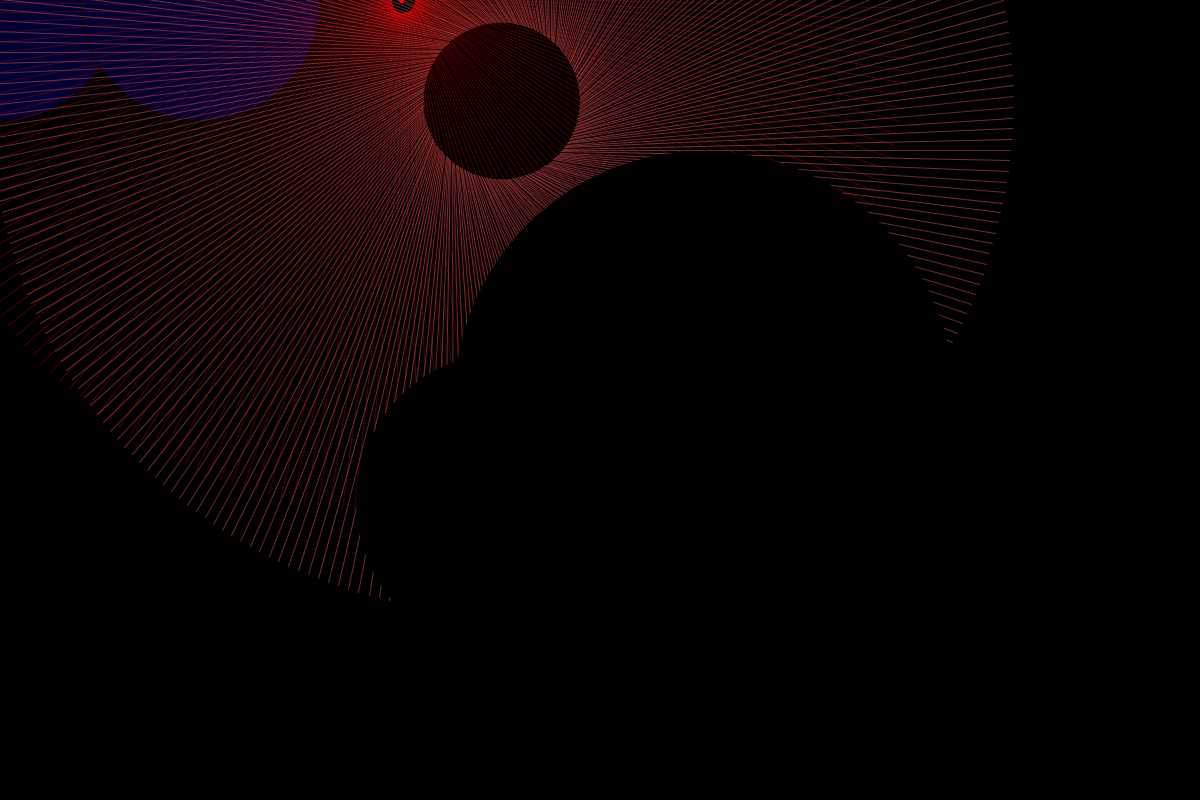
Frame 1 (no input)
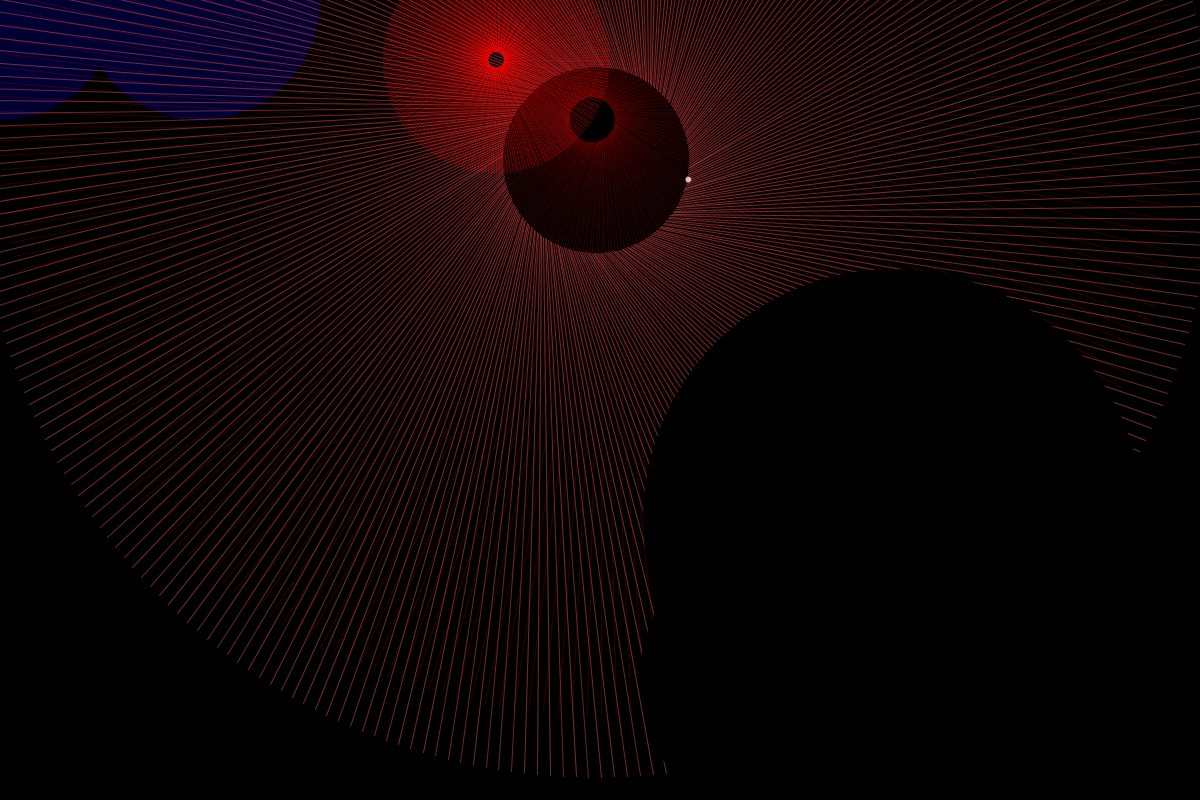
Frame 60 (the mouse pressed at the canvas centre just before this capture)
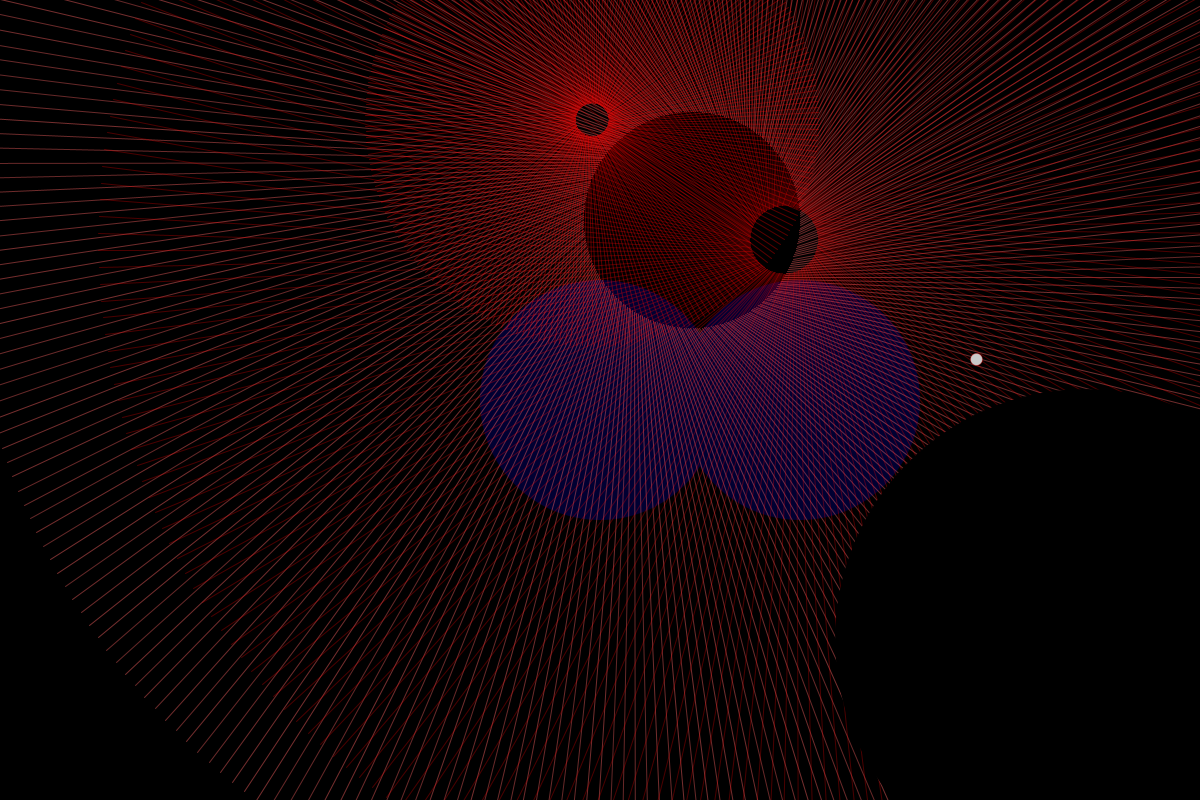
Frame 120 (the mouse held since frame 60 and released just before this capture)

The Processing sketch that drew these frames (run headless with seeded random() and noise(); from frame 60 on, the mouse is pressed at the canvas centre):

// Processing sketch: processing_5691
// ── processing_5691.pde

float xpos =0;
float ypos = 0;
float xpos2 = 100;
float ypos2 = 500;
float xpos3 = 500;
float ypos3 = 100;
int xpos4 = 300;
int ypos4 = 400;
float xspeed = 1.6;
float yspeed = 1;
float xdirection = 1;
float ydirection = 1;


void setup(){
size(1200,800);
//background(100);
smooth();


}
void draw(){

float taille = xpos/16;
float taille2 = xpos2/12;
float taille3 = xpos3/9;
//float itaille = taille-noise(1000);  
background(0);


  //%%%%%%%%%%%%%%%%%%%%%%%%%%%%%% bon %%%%%%%%%%%%%%%%%%
    xpos = xpos + ( xspeed * xdirection );
    ypos = ypos + ( yspeed * ydirection );
    if (xpos > width-taille/2 || xpos < taille/2) {
      xdirection *= -1;
    }
    if (ypos > height-taille/2 || ypos < taille/2) {
      ydirection *= -1;
    }
  //%%%%%%%%%%%%%%%%%%%%%%%%%%%%%%%%%%%%%%%%%%%%%%%%%%%%%
    //%%%%%%%%%%%%%%%%%%%%%%%%%%%%%% bon %%%%%%%%%%%%%%%%%%
    xpos2 = xpos2 + ( xspeed * xdirection );
    ypos2 = ypos2 + ( yspeed * ydirection );
    if (xpos2 > width-taille2/2 || xpos2 < taille2/2) {
      xdirection *= -1;
    }
    if (ypos2 > height-taille2/2 || ypos2 < taille2/2) {
      ydirection *= -1;
    }
  //%%%%%%%%%%%%%%%%%%%%%%%%%%%%%%%%%%%%%%%%%%%%%%%%%%%%%
      //%%%%%%%%%%%%%%%%%%%%%%%%%%%%%% bon %%%%%%%%%%%%%%%%%%
    xpos3 = xpos3 + ( xspeed * xdirection );
    ypos3 = ypos3 + ( yspeed * ydirection );
    if (xpos3 > width-taille3/2 || xpos3 < taille3/2) {
      xdirection *= -1;
    }
    if (ypos3 > height-taille3/2 || ypos3 < taille3/2) {
      ydirection *= -1;
    }
  //%%%%%%%%%%%%%%%%%%%%%%%%%%%%%%%%%%%%%%%%%%%%%%%%%%%%%
fill(0,0,50);
noCursor();
ellipse(mouseX, mouseY, 240, 240);
ellipse(mouseX+200, mouseY, 240, 240);
pushMatrix();
      translate(xpos3, ypos3);
      for (int i = 0; i < 300; i++){
        rotate(PI*0.006669);
        stroke(255,100,100,random(100,120));
        line(xpos3, ypos3, taille3,taille3);}
      
      
stroke(255,0,0, random(80,120));
translate(-100, -100);
for(float i = 0; i < 256; i++){
  rotate(PI*0.00781);
  line(xpos, ypos, taille, taille);}

  
  
  stroke(250,0,0,random(40,80));
  translate(xpos,ypos);
  for(int i = 0; i < 255; i++){
  rotate(PI*.00784);  
  line(xpos2, ypos2, taille2, taille2);}
  
  fill(200);
  ellipse (xpos, ypos, taille, taille);
fill(0);
noStroke();
ellipse(xpos2, ypos2,300,300);
ellipse(xpos4, ypos4,500,500);
popMatrix();

println(xpos+" , "+ypos);
println(xpos2+" , "+ypos2);
println(xpos3+" , "+ypos3);

}
